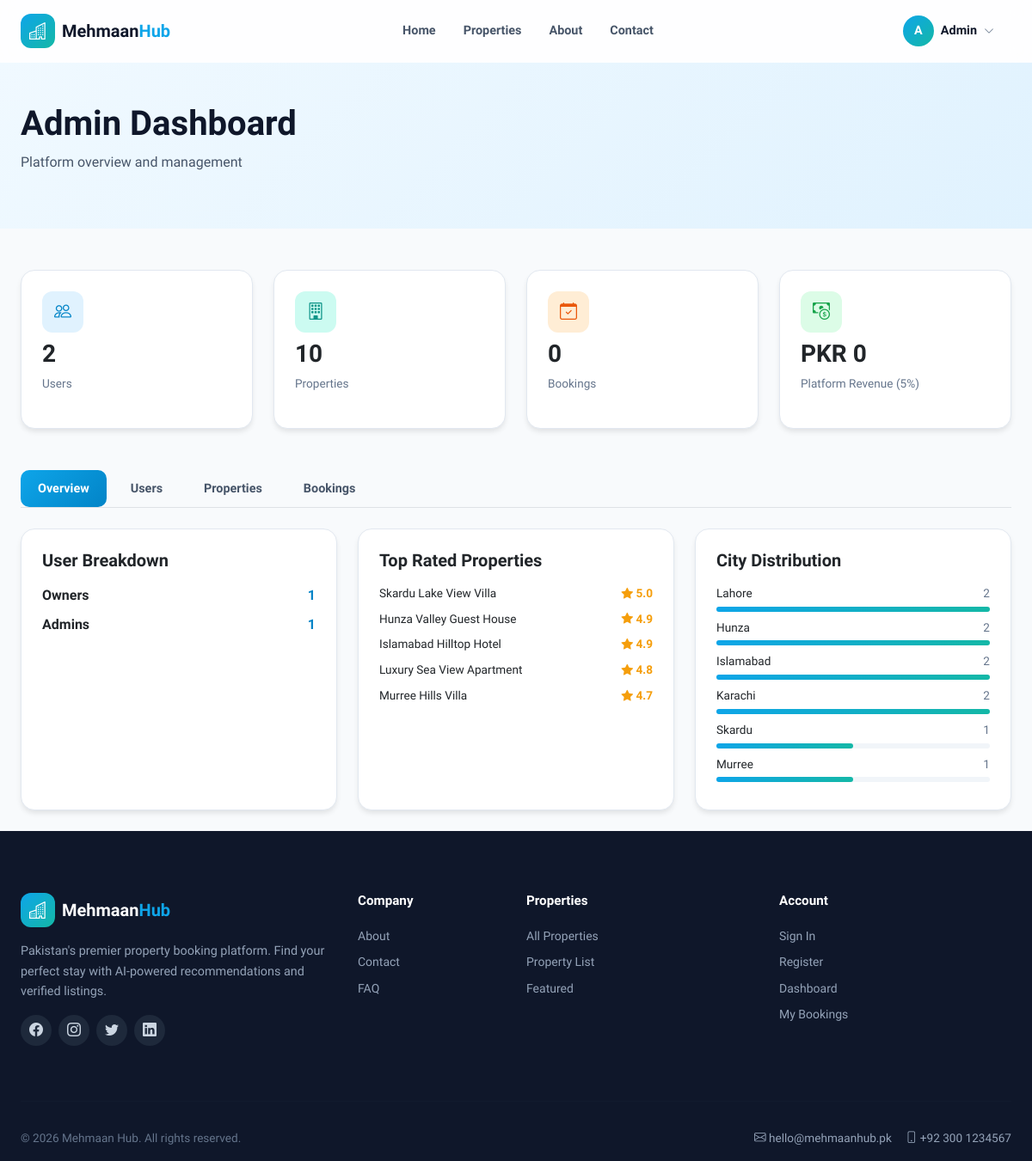
/admin.php (signed in), run on the app's committed database.
### tables this page shows
CREATE TABLE IF NOT EXISTS users (
    id INT AUTO_INCREMENT PRIMARY KEY,
    full_name VARCHAR(255) NOT NULL,
    email VARCHAR(255) NOT NULL UNIQUE,
    password VARCHAR(255) NOT NULL,
    phone VARCHAR(50) DEFAULT NULL,
    avatar_url VARCHAR(500) DEFAULT NULL,
    travel_personality ENUM('adventurer','relaxer','explorer','foodie') DEFAULT 'explorer',
    role ENUM('tenant','owner','admin') NOT NULL DEFAULT 'tenant',
    created_at TIMESTAMP DEFAULT CURRENT_TIMESTAMP
);

CREATE TABLE IF NOT EXISTS properties (
    id INT AUTO_INCREMENT PRIMARY KEY,
    title VARCHAR(255) NOT NULL,
    description TEXT,
    city VARCHAR(100) NOT NULL,
    area VARCHAR(100) NOT NULL,
    property_type ENUM('guest_house','apartment','villa','hotel') NOT NULL,
    price_per_night DECIMAL(10,2) NOT NULL,
    bedrooms INT NOT NULL DEFAULT 1,
    bathrooms INT NOT NULL DEFAULT 1,
    max_guests INT NOT NULL DEFAULT 2,
    amenities TEXT,
    images TEXT,
    rating DECIMAL(2,1) DEFAULT 0.0,
    review_count INT DEFAULT 0,
    latitude DECIMAL(10,7) DEFAULT NULL,
    longitude DECIMAL(10,7) DEFAULT NULL,
    owner_id INT NOT NULL,
    is_featured BOOLEAN DEFAULT FALSE,
    created_at TIMESTAMP DEFAULT CURRENT_TIMESTAMP,
    FOREIGN KEY (owner_id) REFERENCES users(id) ON DELETE CASCADE
);

### includes/config.php (called while the page is built, shortened)
<?php
function db() {
    static $pdo = null;
    if ($pdo === null) {
        $dsn = 'mysql:host=' . DB_HOST . ';dbname=' . DB_NAME . ';charset=utf8mb4';
        try {
            $pdo = new PDO($dsn, DB_USER, DB_PASS, [
                PDO::ATTR_ERRMODE => PDO::ERRMODE_EXCEPTION,
                PDO::ATTR_DEFAULT_FETCH_MODE => PDO::FETCH_ASSOC,
                PDO::ATTR_EMULATE_PREPARES => false,
            ]);
        } catch (PDOException $e) {
            die('Database connection failed: ' . $e->getMessage());
        }
    }
    return $pdo;
}
function formatPKR($amount) {
    return 'PKR ' . number_format((float)$amount, 0, '.', ',');
}
function e($str) {
    return htmlspecialchars($str ?? '', ENT_QUOTES, 'UTF-8');
}
function url($path = '/') {
    return BASE_URL . $path;
}
function currentPath() {
    $full = parse_url($_SERVER['REQUEST_URI'] ?? '/', PHP_URL_PATH);
    if (BASE_URL !== '' && strpos($full, BASE_URL) === 0) {
        $full = substr($full, strlen(BASE_URL));
    }
    return $full;
}
function isActive($path) {
    $current = currentPath();
    return false;
}

### includes/auth.php (called while the page is built, shortened)
<?php
function isLoggedIn() {
    return isset($_SESSION['user_id']);
}
function currentUser() {
    $stmt = db()->prepare('SELECT * FROM users WHERE id = ?');
    $stmt->execute([$_SESSION['user_id']]);
    return $stmt->fetch();
}

### admin.php (the view, shortened to what this page needs)
<?php
require_once __DIR__ . '/includes/config.php';
require_once __DIR__ . '/includes/auth.php';
$stmt = db()->query('SELECT COUNT(*) FROM users');
$userCount = $stmt->fetchColumn();
$stmt = db()->query('SELECT COUNT(*) FROM properties');
$propertyCount = $stmt->fetchColumn();
$stmt = db()->query('SELECT COUNT(*) FROM bookings');
$bookingCount = $stmt->fetchColumn();
$stmt = db()->query("SELECT SUM(total_price) FROM bookings WHERE payment_status = 'paid'");
$platformRevenue = (float)$stmt->fetchColumn() * 0.05;
$stmt = db()->query("SELECT role, COUNT(*) as cnt FROM users GROUP BY role");
$userBreakdown = $stmt->fetchAll();
$stmt = db()->query('SELECT * FROM properties ORDER BY rating DESC LIMIT 5');
$topRated = $stmt->fetchAll();
$stmt = db()->query('SELECT city, COUNT(*) as cnt FROM properties GROUP BY city ORDER BY cnt DESC');
$cityData = $stmt->fetchAll();
$maxCityCount = !empty($cityData) ? max(array_column($cityData, 'cnt')) : 1;
require_once __DIR__ . '/includes/header.php';
?>
<main class="pt-nav">
    <section class="gradient-primary-light py-5">
        <div class="container-app">
            <h1 class="fw-bold">Admin Dashboard</h1>
            <p style="color:var(--slate-600);">Platform overview and management</p>
        </div>
    </section>
    <section class="py-5">
        <div class="container-app">
            <div class="row g-4 mb-5">
                <div class="col-6 col-lg-3">
                    <div class="card p-4">
                        <div class="d-flex align-items-center justify-content-center mb-2" style="width:48px;height:48px;border-radius:12px;background:var(--primary-100);">
                            <i class="bi bi-people" style="font-size:1.25rem;color:var(--primary-600);"></i>
                        </div>
                        <h3 style="font-weight:800;"><?php echo (int)$userCount; ?></h3>
                        <p style="color:var(--slate-500);font-size:0.85rem;">Users</p>
                    </div>
                </div>
                <div class="col-6 col-lg-3">
                    <div class="card p-4">
                        <div class="d-flex align-items-center justify-content-center mb-2" style="width:48px;height:48px;border-radius:12px;background:var(--accent-100);">
                            <i class="bi bi-building" style="font-size:1.25rem;color:var(--accent-600);"></i>
                        </div>
                        <h3 style="font-weight:800;"><?php echo (int)$propertyCount; ?></h3>
                        <p style="color:var(--slate-500);font-size:0.85rem;">Properties</p>
                    </div>
                </div>
                <div class="col-6 col-lg-3">
                    <div class="card p-4">
                        <div class="d-flex align-items-center justify-content-center mb-2" style="width:48px;height:48px;border-radius:12px;background:var(--secondary-100);">
                            <i class="bi bi-calendar-check" style="font-size:1.25rem;color:var(--secondary-600);"></i>
                        </div>
                        <h3 style="font-weight:800;"><?php echo (int)$bookingCount; ?></h3>
                        <p style="color:var(--slate-500);font-size:0.85rem;">Bookings</p>
                    </div>
                </div>
                <div class="col-6 col-lg-3">
                    <div class="card p-4">
                        <div class="d-flex align-items-center justify-content-center mb-2" style="width:48px;height:48px;border-radius:12px;background:var(--success-100);">
                            <i class="bi bi-cash-coin" style="font-size:1.25rem;color:var(--success-600);"></i>
                        </div>
                        <h3 style="font-weight:800;"><?php echo formatPKR($platformRevenue); ?></h3>
                        <p style="color:var(--slate-500);font-size:0.85rem;">Platform Revenue (5%)</p>
                    </div>
                </div>
            </div>
            <div class="d-flex gap-2 mb-4 border-bottom">
                <button class="tab-btn active" onclick="switchTab('overview')">Overview</button>
                <button class="tab-btn" onclick="switchTab('users')">Users</button>
                <button class="tab-btn" onclick="switchTab('properties')">Properties</button>
                <button class="tab-btn" onclick="switchTab('bookings')">Bookings</button>
            </div>
            <div id="tab-overview">
                <div class="row g-4">
                    <div class="col-lg-4">
                        <div class="card p-4 h-100">
                            <h5 class="fw-bold mb-3">User Breakdown</h5>
                            <?php foreach ($userBreakdown as $ub): ?>
                                <div class="d-flex justify-content-between mb-2">
                                    <span style="font-weight:600;text-transform:capitalize;"><?php echo e($ub['role']); ?>s</span>
                                    <span style="font-weight:700;color:var(--primary-600);"><?php echo (int)$ub['cnt']; ?></span>
                                </div>
                            <?php endforeach; ?>
                        </div>
                    </div>
                    <div class="col-lg-4">
                        <div class="card p-4 h-100">
                            <h5 class="fw-bold mb-3">Top Rated Properties</h5>
                            <?php foreach ($topRated as $p): ?>
                                <div class="d-flex justify-content-between mb-2">
                                    <span style="font-size:0.85rem;" class="line-clamp-1"><?php echo e($p['title']); ?></span>
                                    <span style="font-weight:700;color:#f59e0b;font-size:0.85rem;"><i class="bi bi-star-fill"></i> <?php echo e(number_format($p['rating'], 1)); ?></span>
                                </div>
                            <?php endforeach; ?>
                        </div>
                    </div>
                    <div class="col-lg-4">
                        <div class="card p-4 h-100">
                            <h5 class="fw-bold mb-3">City Distribution</h5>
                            <?php foreach ($cityData as $cd): ?>
                                <div class="mb-2">
                                    <div class="d-flex justify-content-between mb-1">
                                        <span style="font-size:0.85rem;"><?php echo e($cd['city']); ?></span>
                                        <span style="font-size:0.85rem;color:var(--slate-500);"><?php echo (int)$cd['cnt']; ?></span>
                                    </div>
                                    <div style="height:6px;background:var(--slate-100);border-radius:3px;">
                                        <div class="gradient-primary-accent" style="height:100%;width:<?php echo (int)(($cd['cnt'] / $maxCityCount) * 100); ?>%;border-radius:3px;"></div>
                                    </div>
                                </div>
                            <?php endforeach; ?>
                        </div>
                    </div>
                </div>
            </div>
        </div>
    </section>
</main>
<?php require __DIR__ . '/includes/footer.php'; ?>

### includes/header.php (shortened to what this page needs)
<?php
require_once __DIR__ . '/config.php';
require_once __DIR__ . '/auth.php';
$user = currentUser();
?>
<!DOCTYPE html>
<html lang="en">
<head>
    <link href="https://cdn.jsdelivr.net/npm/bootstrap@5.3.2/dist/css/bootstrap.min.css" rel="stylesheet">
    <link href="https://cdn.jsdelivr.net/npm/bootstrap-icons@1.11.1/font/bootstrap-icons.css" rel="stylesheet">
    <link href="<?php echo url('/assets/css/style.css'); ?>" rel="stylesheet">
</head>
<body>
<nav id="navbar" class="navbar-mh">
    <div class="container-app d-flex align-items-center justify-content-between" style="height: 72px;">
        <a href="<?php echo url('/index.php'); ?>" class="d-flex align-items-center gap-2 text-decoration-none">
            <div class="d-flex align-items-center justify-content-center" style="width:40px;height:40px;border-radius:12px;background:linear-gradient(135deg,#0ea5e9,#14b8a6);color:#fff;font-size:1.25rem;">
                <i class="bi bi-buildings"></i>
            </div>
            <span style="font-size:1.25rem;font-weight:800;color:#0f172a;">Mehmaan<span style="color:#0ea5e9;">Hub</span></span>
        </a>
        <div class="d-none d-lg-flex align-items-center gap-1">
            <a href="<?php echo url('/index.php'); ?>" class="nav-link-mh <?php echo isActive('/') ? 'active' : ''; ?>">Home</a>
            <a href="<?php echo url('/properties.php'); ?>" class="nav-link-mh <?php echo isActive('/properties.php') ? 'active' : ''; ?>">Properties</a>
            <a href="<?php echo url('/about.php'); ?>" class="nav-link-mh <?php echo isActive('/about.php') ? 'active' : ''; ?>">About</a>
            <a href="<?php echo url('/contact.php'); ?>" class="nav-link-mh <?php echo isActive('/contact.php') ? 'active' : ''; ?>">Contact</a>
        </div>
        <div class="d-none d-lg-flex align-items-center gap-2">
            <?php if ($user): ?>
                <div class="position-relative">
                    <button onclick="toggleUserMenu()" class="btn btn-ghost d-flex align-items-center gap-2">
                        <div class="d-flex align-items-center justify-content-center" style="width:36px;height:36px;border-radius:50%;background:linear-gradient(135deg,#0ea5e9,#14b8a6);color:#fff;font-weight:600;">
                            <?php echo e(strtoupper(substr($user['full_name'], 0, 1))); ?>
                        </div>
                        <span style="font-weight:600;font-size:0.9rem;color:#0f172a;"><?php echo e(explode(' ', $user['full_name'])[0]); ?></span>
                        <i class="bi bi-chevron-down" style="font-size:0.75rem;color:#64748b;"></i>
                    </button>
                </div>
            <?php else: ?>
                <a href="<?php echo url('/login.php'); ?>" class="btn btn-ghost">Sign In</a>
                <a href="<?php echo url('/register.php'); ?>" class="btn btn-primary">Get Started</a>
            <?php endif; ?>
        </div>
    </div>
</nav>

### data on the page
users: full_name "A", full_name "Admin"
properties: title "Skardu Lake View Villa", rating "5.0"
properties: title "Hunza Valley Guest House", rating "4.9"
properties: title "Islamabad Hilltop Hotel", rating "4.9"
properties: title "Luxury Sea View Apartment", rating "4.8"
properties: title "Murree Hills Villa", rating "4.7"

### other printed values
$userCount "2"
$propertyCount "10"
$bookingCount "0"
formatPKR($platformRevenue) "PKR 0"
$ub['role'] "Owner"
$ub['cnt'] "1"
$ub['role'] "Admin"
$cd['city'] "Lahore"
$cd['cnt'] "2"
$cd['city'] "Hunza"
$cd['city'] "Islamabad"
$cd['city'] "Karachi"
$cd['city'] "Skardu"
$cd['cnt'] "1"
$cd['city'] "Murree"
